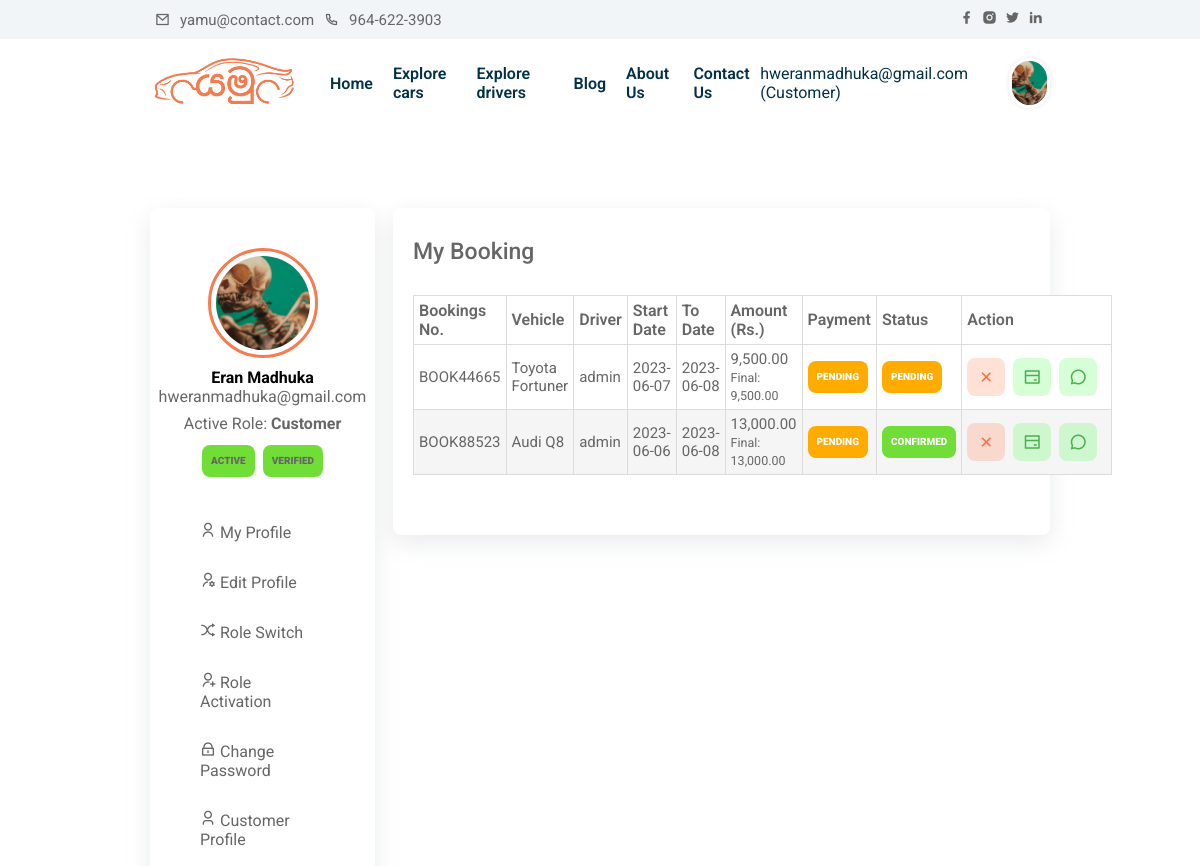
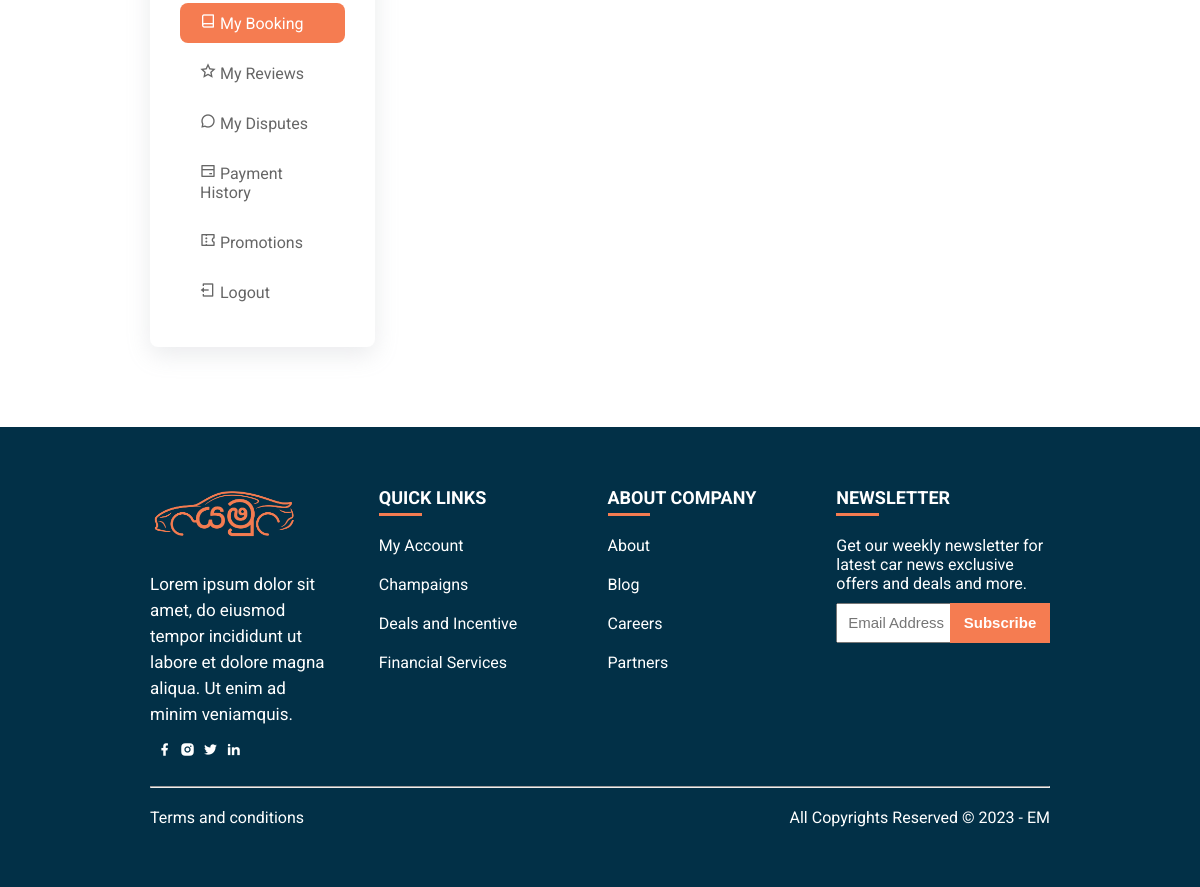
/my-booking.php (signed in), run on the app's committed database (2 pictures, top to bottom).
### tables this page shows
CREATE TABLE IF NOT EXISTS `booking` (
  `booking_id` int(11) NOT NULL AUTO_INCREMENT,
  `booking_No` varchar(50) DEFAULT NULL,
  `user_ID` int(11) DEFAULT NULL,
  `driver_id` int(11) DEFAULT NULL,
  `vehicle_ID` int(11) DEFAULT NULL,
  `start_Data` varchar(20) DEFAULT NULL,
  `end_Date` varchar(20) DEFAULT NULL,
  `total` double DEFAULT NULL,
  `status` int(11) DEFAULT '0',
  `booking_status` varchar(20) NOT NULL DEFAULT 'pending',
  `payment_status` varchar(20) NOT NULL DEFAULT 'pending',
  `promotion_id` int(11) DEFAULT NULL,
  `promo_code` varchar(50) DEFAULT NULL,
  `discount_amount` decimal(10,2) NOT NULL DEFAULT '0.00',
  `final_amount` decimal(10,2) DEFAULT NULL,
  `booking_Date` datetime DEFAULT NULL,
  `created_at` datetime DEFAULT NULL,
  `updated_at` datetime DEFAULT NULL,
  `cancelled_at` datetime DEFAULT NULL,
  `completed_at` datetime DEFAULT NULL,
  `update_Date` datetime DEFAULT NULL,
  PRIMARY KEY (`booking_id`)
);

CREATE TABLE IF NOT EXISTS `vehicles` (
  `vehicle_id` int(11) NOT NULL AUTO_INCREMENT,
  `owner_user_id` int(11) DEFAULT NULL,
  `vehicle_title` varchar(50) DEFAULT NULL,
  `vehicle_brand` varchar(50) DEFAULT NULL,
  `vehicle_desc` longtext,
  `price` float DEFAULT NULL,
  `transmission` varchar(50) DEFAULT NULL,
  `fuel_type` varchar(50) DEFAULT NULL,
  `year` int(4) DEFAULT NULL,
  `engine_capacity` varchar(50) DEFAULT NULL,
  `capacity` int(3) DEFAULT NULL,
  `location` varchar(150) DEFAULT NULL,
  `registration_number` varchar(100) DEFAULT NULL,
  `vImg1` varchar(255) DEFAULT NULL,
  `vImg2` varchar(255) DEFAULT NULL,
  `vImg3` varchar(255) DEFAULT NULL,
  `vImg4` varchar(255) DEFAULT NULL,
  `airConditioner` int(1) DEFAULT NULL,
  `powerdoorlocks` int(1) DEFAULT NULL,
  `antilockbrakingsys` int(1) DEFAULT NULL,
  `brakeassist` int(1) DEFAULT NULL,
  `powersteering` int(1) DEFAULT NULL,
  `driverairbag` int(1) DEFAULT NULL,
  `passengerairbag` int(1) DEFAULT NULL,
  `powerwindow` int(1) DEFAULT NULL,
  `cdplayer` int(1) DEFAULT NULL,
  `reg_date` datetime DEFAULT NULL,
  `updatation_date` datetime DEFAULT NULL,
  `vehicle_status` int(1) DEFAULT '1',
  `listing_status` varchar(20) NOT NULL DEFAULT 'approved',
  `availability_status` varchar(20) NOT NULL DEFAULT 'available',
  `maintenance_status` varchar(30) NOT NULL DEFAULT 'good',
  `service_date` date DEFAULT NULL,
  `next_service_date` date DEFAULT NULL,
  `service_notes` longtext,
  `service_cost` decimal(10,2) DEFAULT NULL,
  `approved_by` int(11) DEFAULT NULL,
  `approved_at` datetime DEFAULT NULL,
  `updated_at` datetime DEFAULT NULL,
  PRIMARY KEY (`vehicle_id`)
);

CREATE TABLE IF NOT EXISTS `users` (
  `user_id` int(11) NOT NULL AUTO_INCREMENT,
  `username` varchar(50) DEFAULT NULL,
  `password` varchar(50) DEFAULT NULL,
  `role` enum('admin','staff','driver','customer') NOT NULL DEFAULT 'customer',
  `full_name` varchar(255) DEFAULT NULL,
  `email` varchar(255) DEFAULT NULL,
  `address` longtext,
  `city` varchar(50) DEFAULT NULL,
  `phone` varchar(11) DEFAULT NULL,
  `dob` varchar(50) DEFAULT NULL,
  `license_or_nic` varchar(100) DEFAULT NULL,
  `verification_status` varchar(20) NOT NULL DEFAULT 'verified',
  `bio` longtext,
  `profile_pic` varchar(255) DEFAULT NULL,
  `account_status` varchar(20) NOT NULL DEFAULT 'active',
  `rag_date` datetime DEFAULT NULL,
  `created_at` datetime DEFAULT NULL,
  `updated_at` datetime DEFAULT NULL,
  PRIMARY KEY (`user_id`)
);

### includes/auth.php (called while the page is built, shortened)
<?php
function carzo_e($value)
{
    return htmlspecialchars((string) $value, ENT_QUOTES, 'UTF-8');
}
function carzo_money($amount)
{
    return number_format((float) $amount, 2);
}
function carzo_badge_class($status)
{
    $status = strtolower(trim((string) $status));
    if (in_array($status, ['active', 'approved', 'verified', 'confirmed', 'completed', 'paid', 'available', 'good', 'visible', 'resolved'], true)) {
        return 'Status-conpleted-badge';
    }
    if (in_array($status, ['pending', 'under_review', 'unverified', 'booked', 'due soon', 'open', 'flagged', 'busy', 'on_request'], true)) {
        return 'Status-pending-badge';
    }
    return 'Status-inactive-badge';
}

### includes/booking-management.php (called while the page is built, shortened)
<?php
require_once __DIR__ . '/auth.php';
function carzo_booking_normalize_payment_status($status)
{
    $status = strtolower(trim((string) $status));
    $allowed = ['pending', 'paid', 'failed', 'refunded'];
    return in_array($status, $allowed, true) ? $status : 'pending';
}

### my-booking.php (the view, shortened to what this page needs)
<?php
    require_once __DIR__ . '/includes/auth.php';
    require_once __DIR__ . '/includes/booking-management.php';
?>
<!DOCTYPE html>
<html lang="en">
<head>
    <?php
        include('includes/header.php');
    ?>
</head>
<body>
    <?php
        include('includes/menu.php');
    ?>
    <section class="profile">
        <div class="container">
            <div class="row">
                <?php
                    include('includes/account-sidebar.php');
                ?>
                <div class="profile-details card">
                    <h3> My Booking</h3>
                    <table>
                        <thead>
                            <tr>
                                <th>Bookings No.</th>
                                <th>Vehicle</th>
                                <th>Driver</th>
                                <th>Start Date</th>
                                <th>To Date</th>
                                <th>Amount (Rs.)</th>
                                <th>Payment</th>
                                <th>Status</th>
                                <th>Action</th>
                            </tr>
                        </thead>
                        <tbody class="table-body">
                        <?php
                            $sql = "SELECT b.*, v.vehicle_title, d.full_name AS driver_name,
                                           (SELECT MAX(payment_id) FROM payments p WHERE p.booking_id = b.booking_id) AS latest_payment_id,
                                           (SELECT COUNT(*) FROM reviews r WHERE r.booking_id = b.booking_id AND r.customer_id = b.user_ID) AS review_count,
                                           (SELECT COUNT(*) FROM complaints c WHERE c.booking_id = b.booking_id AND c.complainant_user_id = b.user_ID) AS dispute_count
                                    FROM booking b
                                    LEFT JOIN vehicles v ON v.vehicle_id = b.vehicle_ID
                                    LEFT JOIN users d ON d.user_id = b.driver_id
                                    WHERE b.user_ID = '" . (int) $_SESSION['user']['user_ID'] . "'
                                    ORDER BY b.created_at DESC, b.booking_id DESC";
                            $result = $conn->query($sql);
                            if ($result->num_rows > 0) {
                                while ($row = $result->fetch_assoc()) {
                                    $status = carzo_booking_normalize_status($row['booking_status'] ?? 'pending');
                                    ?>
                                    <tr>
                                        <td><?php echo $row['booking_No']; ?></td>
                                        <td><?php echo carzo_e($row['vehicle_title']); ?></td>
                                        <td><?php echo carzo_e($row['driver_name']); ?></td>
                                        <td><?php echo $row['start_Data']; ?></td>
                                        <td><?php echo $row['end_Date']; ?></td>
                                        <td>
                                            <?php echo carzo_money($row['total']); ?><br>
                                            <small>Final: <?php echo carzo_money($row['final_amount'] ?: $row['total']); ?></small>
                                        </td>
                                        <td>
                                            <span class="<?php echo carzo_e(carzo_badge_class($row['payment_status'])); ?>">
                                                <?php echo carzo_e(ucfirst($row['payment_status'])); ?>
                                            </span>
                                        </td>
                                        <td>
                                            <span class="<?php echo carzo_e(carzo_badge_class($status)); ?>">
                                                <?php echo carzo_e(ucfirst($status)); ?>
                                            </span>
                                        </td>
                                        <td class="action-cell">
                                            <div class="table-actions">
                                                <?php if (in_array($status, ['pending', 'confirmed'], true)) { ?>
                                                    <a href="includes/booking-process.php?cancelBooking=<?php echo $row['booking_id']; ?>" class="del-badge" title="Cancel"><i class="ri-close-fill"></i></a>
                                                <?php } ?>
                                                <?php if (carzo_booking_normalize_payment_status($row['payment_status']) !== 'paid' && in_array($status, ['pending', 'confirmed'], true)) { ?>
                                                    <a href="booking-payment.php?booking_id=<?php echo $row['booking_id']; ?>" class="edit-badge" title="Pay"><i class="ri-bank-card-line"></i></a>
                                                <?php } ?>
                                                <a href="booking-dispute.php?booking_id=<?php echo $row['booking_id']; ?>" class="edit-badge" title="Dispute"><i class="ri-chat-3-line"></i></a>
                                            </div>
                                        </td>
                                    </tr>
                                    <?php
                                }
                            } else {
                                echo "0 results";
                            }
                        ?>
                        </tbody>
                    </table>
                </div>
            </div>
        </div>
    </section>
    <footer>
        <div class="container">
            <div class="grid-4">
                <div class="footer-col">
                    <img src="assets/images/logo/logo-full.png" alt="Yamu logo" class="footer-logo-img">
                    <p>Lorem ipsum dolor sit amet, do eiusmod tempor incididunt ut labore et dolore magna aliqua. Ut enim ad minim veniamquis.</p>
                    <div class="social-icon">
                        <a href="#" title="facebook">
                            <i class="ri-facebook-fill"></i>
                        </a>
                        <a href="#" title="instagram">
                            <i class="ri-instagram-fill"></i>
                        </a>
                        <a href="#" title="twitter">
                            <i class="ri-twitter-fill"></i>
                        </a>
                        <a href="#" title="linkedin">
                            <i class="ri-linkedin-fill"></i>
                        </a>
                    </div>
                </div>
                <div class="footer-col">
                    <h4>Quick links</h4>
                    <ul>
                        <li><a href="#">My Account</a></li>
                        <li><a href="#">Champaigns</a></li>
                        <li><a href="#">Deals and Incentive</a></li>
                        <li><a href="#">Financial Services</a></li>
                    </ul>
                </div>
                <div class="footer-col">
                    <h4>About Company</h4>
                    <ul>
                        <li><a href="#">About</a></li>
                        <li><a href="#">Blog</a></li>
                        <li><a href="#">Careers</a></li>
                        <li><a href="#">Partners</a></li>
                    </ul>
                </div>
                <div class="footer-col">
                    <h4>Newsletter</h4>
                    <span>Get our weekly newsletter for latest car news exclusive offers and deals and more.</span>
                    <div class="newsletter-form">
                        <form action="">
                            <input type="email" placeholder="Email Address" required>
                            <input type="submit" value="Subscribe">
                        </form>
                    </div>
                </div>
            </div>
            <hr>
            <div class="row">
                <a href="#">Terms and conditions</a>
                <span>All Copyrights Reserved © 2023 - EM</span>
            </div>
        </div>
    </footer>
</body>
</html>

### data on the page
booking: booking_No "BOOK44665", vehicle_ID.vehicle_title "Toyota Fortuner", users.full_name "admin", start_Data "2023-06-07", end_Date "2023-06-08", total "9,500.00", final_amount "9,500.00", payment_status "PENDING"
booking: booking_No "BOOK88523", vehicle_ID.vehicle_title "Audi Q8", users.full_name "admin", start_Data "2023-06-06", end_Date "2023-06-08", total "13,000.00", final_amount "13,000.00", payment_status "PENDING"

### other printed values
carzo_e($signedInUser['username']) "hweranmadhuka@gmail.com"
carzo_e(carzo_role_label($signedInRole)) "Customer"
carzo_e($currentUser['name'] ?? '') "Eran Madhuka"
carzo_e($currentUser['email'] ?? '') "hweranmadhuka@gmail.com"
carzo_e(carzo_role_label($currentRole)) "Customer"
carzo_e(ucfirst($currentUser['account_status'] ?? 'active')) "ACTIVE"
